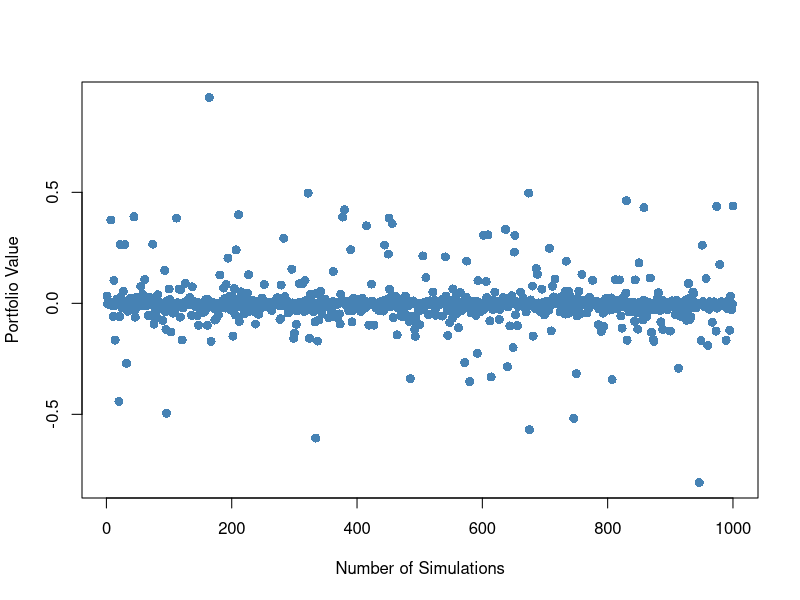
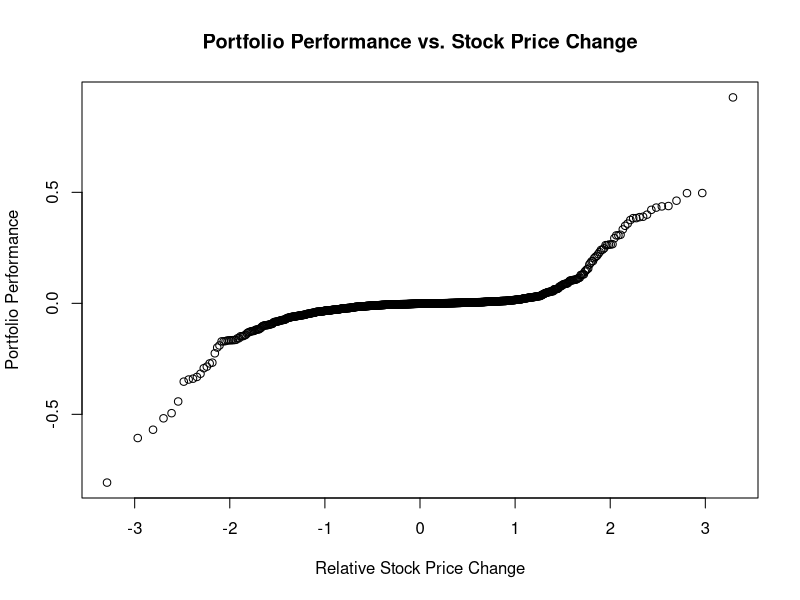

Write R code to recreate these figures, in order.
rm(list=ls(all=T))
graphics.off()

K1 = 100 # strike 1
K2 = 100 # strike 2
T1 = 1   # time to maturity
T2 = 1.1 # time to maturity
a = 0.02 # mean of stock process for simulation
sg = 0.2 # vola
N = 1000 # number of simulations
n = 100  # number of realisations of stock
S0 = 100 # initial stock price
r = 0.05 # interest rate

GammaCall = function(S,K,r, sigma,T,t){
	d1 = (log(S/K)+(r+sigma^2/2)*(T-t))/(sigma*sqrt(T-t))
    gamma  = dnorm(d1)/(S*sigma*sqrt(T-t))
	return(gamma)
}

DeltaCall = function(S,K,r, sigma,T,t){
  d1    = (log(S/K)+(r+sigma^2/2)*(T-t))/(sigma*sqrt(T-t));
  delta = pnorm(d1)
  return(delta)
}

BSCallPrice = function(S,K,r,sigma,T,t){
	d1    = (log(S/K)+(r+sigma^2/2)*(T-t))/(sigma*sqrt(T-t))
    d2    = d1-sigma*sqrt(T-t)
	price = S*pnorm(d1)-K*exp(-r*(T-t))*pnorm(d2)
}
simulategbm = function(mu,sigma,s,T,n){
	t  = c(0:n)/n
	bm = cumsum(sqrt(T/n)*c(0, rnorm(n)))
	y  = s*exp((mu-sigma^2/2)*T*t +sigma*bm)
	return(list(tmp=t,y=y))
}

gammahedge = function(K1,K2,T1,T2,a,sg,N,n,S0,r){
# Returns the error in the gamma hedge
dt = T1/n
# Initiate the portfolio using V-C = 0
# Number of shares of the derivative:
h2 = GammaCall(S0,K1,r,sg,T1,0)/GammaCall(S0,K2,r,sg,T2,0)
# Number of shares of stock:
h1 = DeltaCall(S0,K1,r,sg,T1,0)-h2*DeltaCall(S0,K2,r,sg,T2,0)
# Dollars in the MMA:
h0 = BSCallPrice(S0,K1,r,sg,T1,0)-h1*S0-h2*BSCallPrice(S0,K2,r,sg,T2,0);
# Initiate the error
P = c()

for (i in 1:N){ # Simulate N price processes
    # The price process:
    all = simulategbm(a,sg,S0,T1,n)
    S   = all$y
    tmp = all$tmp
# The price process for the derivative Y:
Y = c()
for (j in seq(0,T1,by=dt)){
    index = round(j/dt+1)
    Y     = c(Y, BSCallPrice(S[index],K2,r,sg,T2,j))
}

B = exp(r*tmp);
# For each price process, simulate the hedging portfolio
for (t in seq(dt,T1-dt,by=dt)){
    step = round(t/dt+1)
    # Refinance the portfolio:
    h2_tmp = GammaCall(S[step],K1,r,sg,T1,t)/GammaCall(S[step],K2,r,sg,T2,t)
    h2     = c(h2, h2_tmp)
    h1_tmp = DeltaCall(S[step],K1,r,sg,T1,t)-h2_tmp*DeltaCall(S[step], K2,r,sg,T2,t);
    h1     = c(h1, h1_tmp)
    h0_tmp = (h0[length(h0)]*B[step] + (h1[length(h1)-1]-h1[length(h1)])*S[step] +
        (h2[length(h2)-1] - h2[length(h2)])*Y[step] )/B[step]
    h0 = c(h0, h0_tmp)
    # C_tmp = BScallprice(S(end),K,r,sg,T,t)
}
P_tmp = h0[length(h0)]*B[length(B)] + h1[length(h1)]*S[length(S)] + h2[length(h2)]*BSCallPrice(S[length(S)],K2,r,sg,T2,T1) - max(S[length(S)]-K1,0)
P = c(P, P_tmp)
# Re-initiate the portfolio for the next price process:
h2 = h2[1]
h1 = h1[1]
h0 = h0[1]
}
return(P)
}
# portfolio value
P = gammahedge(K1,K2,T1,T2,a,sg,N,n,S0,r)
par(mfrow=c(1,1))
plot(P,xlab="Number of Simulations",ylab="Portfolio Value",pch=16,cex=1.2,col="steelblue",lwd=2)
#boxplot(P, horizontal=T)
qqnorm(P,main = 'Portfolio Performance vs. Stock Price Change', xlab = 'Relative Stock Price Change', ylab = 'Portfolio Performance')
